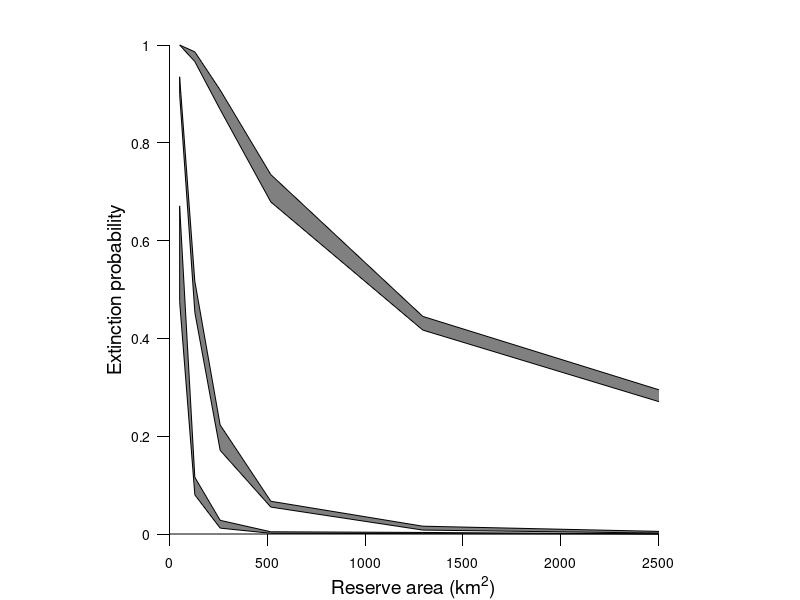

Recreate this plot in MATLAB.
function elephants

% Code to make Fig 10.2, showing results for Armbruster & Lande's elephant
% paper

% No need to redo model, just plotting results from Table 3

Area = [20 50 100 200 500 1000]*2.5899;
E_mean = [1, 0.976, 0.888, 0.707, 0.431, 0.272;...
          0.917, 0.485, 0.197, 0.061, 0.012, 0.003;...
          0.573, 0.098, 0.02, 0.003, 0.002, 0];
      
E_sd = [0, 0.005, 0.01, 0.014, 0.007, 0.006;...
        0.009, 0.016, 0.013, 0.003, 0.002, 0.0008;...
        0.049, 0.009, 0.004, 0.0008, 0.0006, 0];
    
 figure(1)
 clf
 set(gcf,'units','cent','position',[10 10 9 8])
 
 hold on
 for i = 1:3
     patch([Area,fliplr(Area)],[E_mean(i,:)-2*E_sd(i,:),fliplr(E_mean(i,:)+2*E_sd(i,:))],[0.5 0.5 0.5])
 end 
 
  set(gca,'tickdir','out','ticklength',[0.02 0.02],'xlim',[0 2.5e3],'fontsize',10)
  set(gca,'xcolor','k','ycolor','k')
  axis square

 xlabel('Reserve area (km^2)','fontsize',14)
 ylabel('Extinction probability','fontsize',14)
 
 